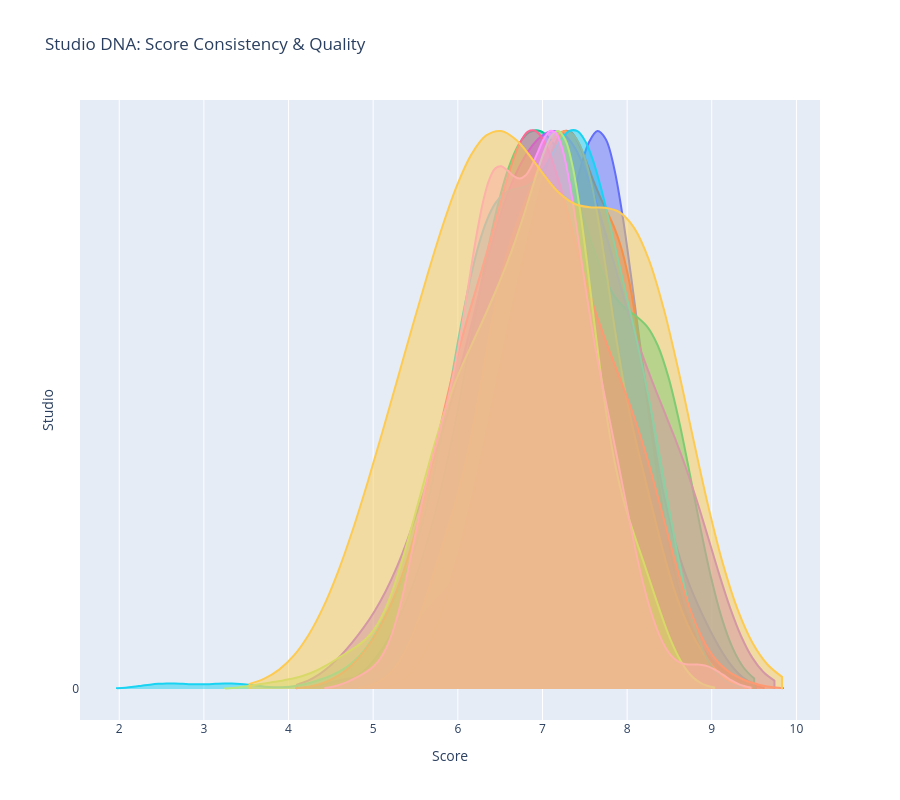

The notebook cell saved with this chart:
### Markdown cell above
### 💡 Insight: Boutique vs. Factory

Every studio has a business model, and it's visible in the dots. 
- **The Boutique (e.g., Kyoto Animation)**: notice the tight clustering at the top. They prioritize "Quality Control" above all, releasing fewer shows but polishing them to a mirror finish.
- **The Factory**: Other studios show a massive spread from 4.0 to 9.0. Their strategy is "Shotgun Approach"—produce everything, accepting that for every hit, there will be several forgettable fillers.

### Code cell
# Filter Top Studios
target_studios = ['Kyoto Animation', 'Madhouse', 'MAPPA', 'Bones', 'Sunrise', 'A-1 Pictures', 'J.C.Staff', 'Studio Ghibli', 'ufotable', 'Production I.G']

studio_scores = []
for studio in target_studios:
    s_data = df[df['studios'].astype(str).str.contains(studio, na=False)]
    if len(s_data) > 0:
        temp_df = s_data[['title', 'score']].copy()
        temp_df['Studio'] = studio
        studio_scores.append(temp_df)

df_studio_dna = pd.concat(studio_scores)
studio_order = df_studio_dna.groupby('Studio')['score'].median().sort_values(ascending=False).index

fig = go.Figure()
for studio in studio_order:
    data = df_studio_dna[df_studio_dna['Studio'] == studio]['score']
    # Removed y0=0 to allow Plotly to stack them on the Y-axis correctly
    fig.add_trace(go.Violin(x=data, name=studio, orientation='h', side='positive', width=1.3, points=False))

fig.update_layout(title='Studio DNA: Score Consistency & Quality',
                  xaxis_title='Score', 
                  yaxis_title='Studio',
                  showlegend=False,
                  height=800,
                  template='plotly_white')
fig.show()

### Figure 1 — Plotly figure (JSON) as saved in the notebook; plotly's stock layout.template omitted (floating-point values rounded to 4 significant figures; data arrays with more than 128 entries replaced by an {"elided": "..."} marker saying what was removed)
{"data": [{"name": "Kyoto Animation", "orientation": "h", "points": false, "side": "positive", "type": "violin", "width": 1.3, "x": {"elided": "134 float values"}, "y0": 0}, {"name": "Bones", "orientation": "h", "points": false, "side": "positive", "type": "violin", "width": 1.3, "x": {"elided": "168 float values"}, "y0": 0}, {"name": "ufotable", "orientation": "h", "points": false, "side": "positive", "type": "violin", "width": 1.3, "x": [5.66, 6.66, 5.59, 6.84, 6.66, 6.68, 6.61, 7.78, 7.62, 6.32, 8.15, 8.47, 8.64, 8.18, 8.32, 7.47, 8.03, 8.27, 8.54, 6.07, 7.01, 6.64, 6.83, 7.25, 7.05, 7.18, 6.45, 6.61, 6.1, 5.33, 7.56, 7.76, 8.01, 7.81, 8.51, 7.43, 8.37, 7.21, 7.98, 7.44, 6.12, 7.53, 6.42, 6.73, NaN, 8.42, 8.74, 8.55, 6.52, 6.36, 8.07, 8.17, 8.35, 8.71, NaN, 7.34, 6.06, 6.18, 6.87, NaN, 6.74, 6.68, 6.69, 7.4, 7.01, 7.13, 7.44, 7.05, 7.21, 7.29, 7.22, 7.35, 6.97, 6.17, 6.51, NaN, 5.77, 6.37], "y0": 0}, {"name": "MAPPA", "orientation": "h", "points": false, "side": "positive", "type": "violin", "width": 1.3, "x": [7.23, 8.45, 6.38, 7.52, NaN, 6.5, 5.69, 8.44, 8.94, 7.51, 7.81, 7.16, 6.9, 7.43, 8.04, NaN, 7.1, 8.26, 6.46, 7.53, 5.89, 6.2, 7.33, 6.76, 7.12, 6.73, 6.54, 8.61, 6.22, 7.61, 5.7, 7.1, 7.63, 8.09, NaN, 8.53, 8.39, 8.73, 7.69, NaN, 8.08, 7.22, 6.67, 7.18, 7.18, 6.41, 5.7, 6.18, 5.14, 8.23, 5.71, 7.19, 5.4, 6.55, NaN, 6.5, 6.53, 6.36, 4.92, 4.9, 6.79, 5.83, 6.41, 5.82, 6.88, 8.0, NaN, 7.19, 7.03, 8.29, 7.46, 5.91, 7.61, 6.37, 7.13, 7.42, 8.83, 8.78, 8.86, 8.77, 7.55, 7.23, NaN, 7.16, 6.55, 6.69, 6.48, 6.73, 6.46, 7.07, 7.64, NaN, 6.93, 7.56, 7.88, 5.77, 6.46, 8.82, 7.44, 6.91, 5.75, 7.9, 6.71, 7.99, 8.08, 7.58, 7.5, NaN, 7.99], "y0": 0}, {"name": "A-1 Pictures", "orientation": "h", "points": false, "side": "positive", "type": "violin", "width": 1.3, "x": {"elided": "255 float values"}, "y0": 0}, {"name": "Production I.G", "orientation": "h", "points": false, "side": "positive", "type": "violin", "width": 1.3, "x": {"elided": "356 float values"}, "y0": 0}, {"name": "Madhouse", "orientation": "h", "points": false, "side": "positive", "type": "violin", "width": 1.3, "x": {"elided": "383 float values"}, "y0": 0}, {"name": "J.C.Staff", "orientation": "h", "points": false, "side": "positive", "type": "violin", "width": 1.3, "x": {"elided": "439 float values"}, "y0": 0}, {"name": "Sunrise", "orientation": "h", "points": false, "side": "positive", "type": "violin", "width": 1.3, "x": {"elided": "593 float values"}, "y0": 0}, {"name": "Studio Ghibli", "orientation": "h", "points": false, "side": "positive", "type": "violin", "width": 1.3, "x": [5.39, 6.07, 6.58, 7.78, 5.71, 7.96, 6.8, 5.71, 6.35, 7.29, 7.01, 8.53, 8.67, 6.83, 8.21, 7.9, 5.98, 8.13, 6.67, 7.6, 6.56, 6.3, 7.96, 6.17, 8.23, 7.3, 8.22, 6.56, 8.67, 5.15, 7.71, 6.04, 8.04, 7.44, 7.46, 6.9, 6.04, 7.06, 8.77, 5.75, 5.29, 6.25, 5.5, 8.26, 5.21, 8.25, 7.09, 4.98, 6.53, 6.55, 4.6, 6.13], "y0": 0}], "layout": {"height": 800, "showlegend": false, "title": {"text": "Studio DNA: Score Consistency & Quality"}, "xaxis": {"title": {"text": "Score"}}, "yaxis": {"title": {"text": "Studio"}}}}
